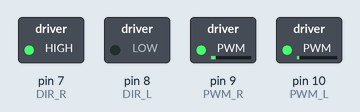
A sketch run on a simulated Arduino Uno, built with avr-gcc and run on an emulated ATmega328P. On the bench: switched loads named in the sketch (green lamp = pin HIGH).

Above: at 0.1 s.
At 19.1 s:
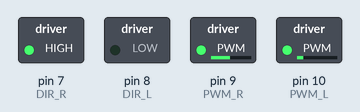
At 29.1 s:
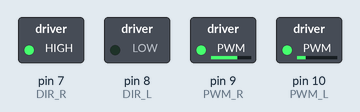
At 39.1 s:
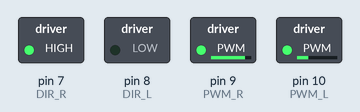
Timing chart, 0 to 40.0 s (numbered marks = the images above):
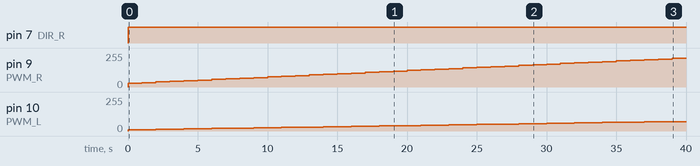

Measured:
- by itself, pin 7 (DIR_R): LOW → HIGH at 0.00 s
- by itself, pin 9 (PWM_R): moves from 0/255 to 215/255 over 39.0 s
- by itself, pin 10 (PWM_L): moves from 0/255 to 71/255 over 39.0 s

The sketch:

Motoren_Test.ino
```cpp
#include "ZumoMotors.h"

ZumoMotors motoren;
int jabadabadu = 30;

void setup() {
  // kann benutzt werden, um überall im Programm die Drehrichtung der Motoren zu ändern.
  // normalerweise nicht notwendig; kann weggelassen werden:
  motoren.flipLeftMotor(false);   // Drehrichtung linker Motor nicht umdrehen
  motoren.flipRightMotor(true);  // Drehrichtung rechter Motor nicht umdrehen
}

void loop() {
   // vorwärts
   // anscheinend sind -400 bis +400 möglich?
   // Motorgeschwindigkeiten können einzeln gesetzt werden...

   // rückwärts
   motoren.setSpeeds((0.5 *jabadabadu), (1.5 * jabadabadu)); // ...oder beide gleichzeitig
   delay(1000);
   if (jabadabadu < 400)
   {
     jabadabadu = jabadabadu + 5;
   }
   if (jabadabadu == 400)
   {
     delay(1000);
     while (jabadabadu >= 2)
     {
       jabadabadu = jabadabadu - 5;
       motoren.setSpeeds(jabadabadu, jabadabadu);
       delay(100);
     }

   }


}
```

ZumoMotors.cpp
```cpp
#include "ZumoMotors.h"

#define PWM_L 10
#define PWM_R 9
#define DIR_L 8
#define DIR_R 7

#if defined(__AVR_ATmega168__) || defined(__AVR_ATmega328P__) || defined (__AVR_ATmega32U4__)
  #define USE_20KHZ_PWM
#endif

static boolean flipLeft = false;
static boolean flipRight = false;

// constructor (doesn't do anything)
ZumoMotors::ZumoMotors()
{
}

// initialize timer1 to generate the proper PWM outputs to the motor drivers
void ZumoMotors::init2()
{
  pinMode(PWM_L,  OUTPUT);
  pinMode(PWM_R,  OUTPUT);
  pinMode(DIR_L, OUTPUT);
  pinMode(DIR_R, OUTPUT);

#ifdef USE_20KHZ_PWM
  // Timer 1 configuration
  // prescaler: clockI/O / 1
  // outputs enabled
  // phase-correct PWM
  // top of 400
  //
  // PWM frequency calculation
  // 16MHz / 1 (prescaler) / 2 (phase-correct) / 400 (top) = 20kHz
  TCCR1A = 0b10100000;
  TCCR1B = 0b00010001;
  ICR1 = 400;
#endif
}

// enable/disable flipping of left motor
void ZumoMotors::flipLeftMotor(boolean flip)
{
  flipLeft = flip;
}

// enable/disable flipping of right motor
void ZumoMotors::flipRightMotor(boolean flip)
{
  flipRight = flip;
}

// set speed for left motor; speed is a number between -400 and 400
void ZumoMotors::setLeftSpeed(int speed)
{
  init(); // initialize if necessary

  boolean reverse = 0;

  if (speed < 0)
  {
    speed = -speed; // make speed a positive quantity
    reverse = 1;    // preserve the direction
  }
  if (speed > 400)  // Max
    speed = 400;

#ifdef USE_20KHZ_PWM
  OCR1B = speed;
#else
  analogWrite(PWM_L, speed * 51 / 80); // default to using analogWrite, mapping 400 to 255
#endif

  if (reverse ^ flipLeft) // flip if speed was negative or flipLeft setting is active, but not both
    digitalWrite(DIR_L, HIGH);
  else
    digitalWrite(DIR_L, LOW);
}

// set speed for right motor; speed is a number between -400 and 400
void ZumoMotors::setRightSpeed(int speed)
{
  init(); // initialize if necessary

  boolean reverse = 0;

  if (speed < 0)
  {
    speed = -speed;  // Make speed a positive quantity
    reverse = 1;  // Preserve the direction
  }
  if (speed > 400)  // Max PWM dutycycle
    speed = 400;

#ifdef USE_20KHZ_PWM
  OCR1A = speed;
#else
  analogWrite(PWM_R, speed * 51 / 80); // default to using analogWrite, mapping 400 to 255
#endif

  if (reverse ^ flipRight) // flip if speed was negative or flipRight setting is active, but not both
    digitalWrite(DIR_R, HIGH);
  else
    digitalWrite(DIR_R, LOW);
}

// set speed for both motors
void ZumoMotors::setSpeeds(int leftSpeed, int rightSpeed)
{
  setLeftSpeed(leftSpeed);
  setRightSpeed(rightSpeed);
}
```

ZumoMotors.h
```cpp
/*! \file ZumoMotors.h
 *
 * See the ZumoMotors class reference for more information about this library.
 *
 * \class ZumoMotors ZumoMotors.h
 * \brief Control motor speed and direction
 *
 */

#ifndef ZumoMotors_h
#define ZumoMotors_h

#include <Arduino.h>

class ZumoMotors
{
  public:

    // constructor (doesn't do anything)
    ZumoMotors();

    // enable/disable flipping of motors
    static void flipLeftMotor(boolean flip);
    static void flipRightMotor(boolean flip);

    // set speed for left, right, or both motors
    static void setLeftSpeed(int speed);
    static void setRightSpeed(int speed);
    static void setSpeeds(int leftSpeed, int rightSpeed);

  private:

    static inline void init()
    {
      static boolean initialized = false;

      if (!initialized)
      {
        initialized = true;
        init2();
      }
    }

    // initializes timer1 for proper PWM generation
    static void init2();
};

#endif
```
